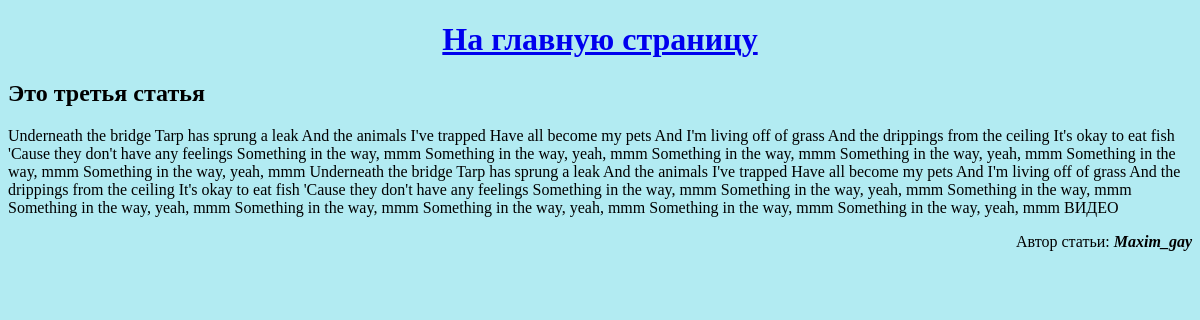
Page /article/3 on the committed database.
### articles/models.py (models this page shows, shortened)
class Article(models.Model):  # creating articles
    author = models.ForeignKey('auth.User', on_delete=models.CASCADE, )
    title = models.CharField(max_length=100)
    body = models.TextField()

### articles/views.py (the view)
# urls.py: path('article/<int:pk>', views.ArticleDetailView.as_view(), name='detail'),  # article
class ArticleDetailView(DetailView):
    model = Article
    template_name = 'detail.html'

### templates/detail.html (shortened to what this page needs)
{% load static %}
<!DOCTYPE html>
<html lang="en">
<head>
    <link rel="stylesheet" href="{% static 'css/style.css' %}">
</head>
<body>
<header>
    <h1><a href="/">На главную страницу</a></h1>
</header>
<div class="container">
    {% block content %}
    <div class="details">
        <h2>{{ article.title }}</h2>
        <p>{{ article.body }}</p>
        <p class="author">Автор статьи: <em><b>{{article.author}}</b></em></p>
    </div>
    {% endblock content %}
</div>
</body>
</html>

### static/css/style.css (style rules this page uses)
body { background-color: #b2ebf2; }
header { text-align: center; }
.author { text-align: right; }

### rows in the picture
Article: title "Это третья статья", body "Underneath the bridge Tarp has sprung a leak And the animals I've trapped Have all become my pets And I'm living off of grass And the drippings from the ceiling It's okay to eat fish 'Cause they don't have any feelings Something in the way, mmm Something in the way, yeah, mmm Something in the way, mmm Something in the way, yeah, mmm Something in the way, mmm Something in the way, yeah, mmm Underneath the bridge Tarp has sprung a leak And the animals I've trapped Have all become my pets And I'm living off of grass And the drippings from the ceiling It's okay to eat fish 'Cause they don't have any feelings Something in the way, mmm Something in the way, yeah, mmm Something in the way, mmm…", author "Maxim_gay"
